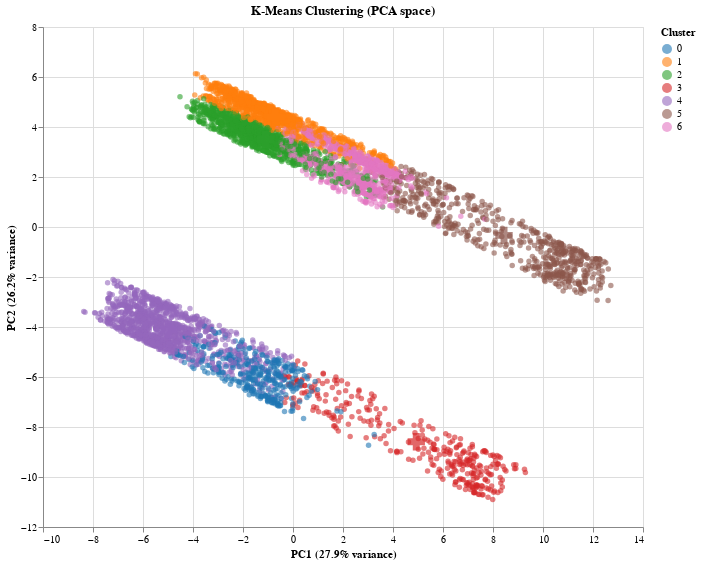

Source (notebook cell):
### Code cell
# Get data for selected iteration
selected_iteration = len(iteration_data) - 1
iteration_info = iteration_data[selected_iteration]

# Create DataFrame for plotting
plot_df = X_pca_df.copy()
plot_df['cluster'] = iteration_info['clusters']
plot_df['cluster'] = plot_df['cluster'].astype(str)

# Create DataFrame for centroids
centroids_df = pd.DataFrame({
    'PC1': iteration_info['centroids_pc1'],
    'PC2': iteration_info['centroids_pc2'],
    'cluster': [str(i) for i in range(k)]
})

# Create scatter plot of data points
points = alt.Chart(plot_df).mark_circle(
    size=30,
    opacity=0.6
).encode(
    x=alt.X('PC1:Q', title=f'PC1 ({variance_explained[0]:.1%} variance)'),
    y=alt.Y('PC2:Q', title=f'PC2 ({variance_explained[1]:.1%} variance)'),
    color=alt.Color('cluster:N', title='Cluster',
                    scale=alt.Scale(scheme='category10')),
    tooltip=[
        alt.Tooltip('PC1:Q', format='.2f'),
        alt.Tooltip('PC2:Q', format='.2f'),
        'cluster:N'
    ]
)

# Create scatter plot of centroids
centroids_plot = alt.Chart(centroids_df).mark_point(
    shape='cross',
    size=300,
    filled=True,
    strokeWidth=3
).encode(
    x='PC1:Q',
    y='PC2:Q',
    color=alt.Color('cluster:N',
                    scale=alt.Scale(scheme='category10')),
    tooltip=[
        alt.Tooltip('PC1:Q', format='.2f'),
        alt.Tooltip('PC2:Q', format='.2f'),
        'cluster:N'
    ]
)

# Combine plots
chart = alt.layer(points, centroids_plot).properties(
    title='K-Means Clustering (PCA space)',
    width=600,
    height=500
)

chart

### Figure 1 — Vega-Lite specification as saved in the notebook (floating-point values rounded to 4 significant figures; data arrays with more than 128 entries replaced by an {"elided": "..."} marker saying what was removed)
{"config": {"view": {"continuousWidth": 300, "continuousHeight": 300}}, "layer": [{"data": {"name": "data-a0cfed2eb84a4ad2f56c2c3ec2cc2102"}, "mark": {"type": "circle", "opacity": 0.6, "size": 30}, "encoding": {"color": {"field": "cluster", "scale": {"scheme": "category10"}, "title": "Cluster", "type": "nominal"}, "tooltip": [{"field": "PC1", "format": ".2f", "type": "quantitative"}, {"field": "PC2", "format": ".2f", "type": "quantitative"}, {"field": "cluster", "type": "nominal"}], "x": {"field": "PC1", "title": "PC1 (27.9% variance)", "type": "quantitative"}, "y": {"field": "PC2", "title": "PC2 (26.2% variance)", "type": "quantitative"}}}, {"data": {"name": "data-bd48de40aad77960d13fc5faa4cf4436"}, "mark": {"type": "point", "filled": true, "shape": "cross", "size": 300, "strokeWidth": 3}, "encoding": {"color": {"field": "cluster", "scale": {"scheme": "category10"}, "type": "nominal"}, "tooltip": [{"field": "PC1", "format": ".2f", "type": "quantitative"}, {"field": "PC2", "format": ".2f", "type": "quantitative"}, {"field": "cluster", "type": "nominal"}], "x": {"field": "PC1", "type": "quantitative"}, "y": {"field": "PC2", "type": "quantitative"}}}], "height": 500, "title": "K-Means Clustering (PCA space)", "width": 600, "$schema": "https://vega.github.io/schema/vega-lite/v6.1.0.json", "datasets": {"data-a0cfed2eb84a4ad2f56c2c3ec2cc2102": {"elided": "5235 records"}, "data-bd48de40aad77960d13fc5faa4cf4436": [{"PC1": -1.545, "PC2": -5.882, "cluster": "0"}, {"PC1": -0.7133, "PC2": 4.398, "cluster": "1"}, {"PC1": -1.107, "PC2": 3.503, "cluster": "2"}, {"PC1": 4.93, "PC2": -8.59, "cluster": "3"}, {"PC1": -4.978, "PC2": -4.11, "cluster": "4"}, {"PC1": 8.441, "PC2": -0.3338, "cluster": "5"}, {"PC1": 2.365, "PC2": 2.34, "cluster": "6"}]}}
